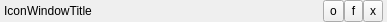
<?xml version="1.0" encoding="UTF-8"?>
<ui version="4.0">
 <class>CoreTitleBar</class>
 <widget class="QWidget" name="CoreTitleBar">
  <property name="geometry">
   <rect>
    <x>0</x>
    <y>0</y>
    <width>387</width>
    <height>22</height>
   </rect>
  </property>
  <property name="sizePolicy">
   <sizepolicy hsizetype="Expanding" vsizetype="Preferred">
    <horstretch>0</horstretch>
    <verstretch>0</verstretch>
   </sizepolicy>
  </property>
  <property name="minimumSize">
   <size>
    <width>0</width>
    <height>0</height>
   </size>
  </property>
  <property name="maximumSize">
   <size>
    <width>16777215</width>
    <height>16777215</height>
   </size>
  </property>
  <property name="focusPolicy">
   <enum>Qt::NoFocus</enum>
  </property>
  <property name="windowTitle">
   <string>CoreTitleBar</string>
  </property>
  <layout class="QHBoxLayout" name="horizontalLayout" stretch="0,0,0,0,0,0,0,0">
   <property name="spacing">
    <number>0</number>
   </property>
   <property name="leftMargin">
    <number>4</number>
   </property>
   <property name="topMargin">
    <number>0</number>
   </property>
   <property name="rightMargin">
    <number>4</number>
   </property>
   <property name="bottomMargin">
    <number>0</number>
   </property>
   <item>
    <widget class="QLabel" name="iconPlaceholder">
     <property name="text">
      <string>Icon</string>
     </property>
    </widget>
   </item>
   <item>
    <widget class="QLabel" name="titleLabel">
     <property name="enabled">
      <bool>true</bool>
     </property>
     <property name="contextMenuPolicy">
      <enum>Qt::DefaultContextMenu</enum>
     </property>
     <property name="text">
      <string>WindowTitle</string>
     </property>
     <property name="textFormat">
      <enum>Qt::RichText</enum>
     </property>
    </widget>
   </item>
   <item>
    <widget class="QFrame" name="leftToolbarPlaceholder">
     <property name="sizePolicy">
      <sizepolicy hsizetype="Preferred" vsizetype="Preferred">
       <horstretch>0</horstretch>
       <verstretch>0</verstretch>
      </sizepolicy>
     </property>
     <property name="minimumSize">
      <size>
       <width>0</width>
       <height>0</height>
      </size>
     </property>
     <property name="frameShape">
      <enum>QFrame::NoFrame</enum>
     </property>
     <property name="frameShadow">
      <enum>QFrame::Plain</enum>
     </property>
     <layout class="QHBoxLayout" name="horizontalLayout_5">
      <property name="spacing">
       <number>1</number>
      </property>
      <property name="leftMargin">
       <number>0</number>
      </property>
      <property name="topMargin">
       <number>0</number>
      </property>
      <property name="rightMargin">
       <number>0</number>
      </property>
      <property name="bottomMargin">
       <number>0</number>
      </property>
     </layout>
    </widget>
   </item>
   <item>
    <spacer name="horizontalSpacer">
     <property name="orientation">
      <enum>Qt::Horizontal</enum>
     </property>
     <property name="sizeHint" stdset="0">
      <size>
       <width>0</width>
       <height>0</height>
      </size>
     </property>
    </spacer>
   </item>
   <item>
    <widget class="QFrame" name="rightToolbarPlaceholder">
     <property name="sizePolicy">
      <sizepolicy hsizetype="Preferred" vsizetype="Preferred">
       <horstretch>0</horstretch>
       <verstretch>0</verstretch>
      </sizepolicy>
     </property>
     <property name="minimumSize">
      <size>
       <width>0</width>
       <height>0</height>
      </size>
     </property>
     <property name="layoutDirection">
      <enum>Qt::LeftToRight</enum>
     </property>
     <property name="frameShape">
      <enum>QFrame::NoFrame</enum>
     </property>
     <property name="frameShadow">
      <enum>QFrame::Plain</enum>
     </property>
     <layout class="QHBoxLayout" name="horizontalLayout_4">
      <property name="spacing">
       <number>1</number>
      </property>
      <property name="leftMargin">
       <number>0</number>
      </property>
      <property name="topMargin">
       <number>0</number>
      </property>
      <property name="rightMargin">
       <number>0</number>
      </property>
      <property name="bottomMargin">
       <number>0</number>
      </property>
     </layout>
    </widget>
   </item>
   <item>
    <widget class="QToolButton" name="buttonFloat">
     <property name="sizePolicy">
      <sizepolicy hsizetype="Preferred" vsizetype="Preferred">
       <horstretch>0</horstretch>
       <verstretch>0</verstretch>
      </sizepolicy>
     </property>
     <property name="maximumSize">
      <size>
       <width>16777215</width>
       <height>16777215</height>
      </size>
     </property>
     <property name="toolTip">
      <string>Dock | Undock</string>
     </property>
     <property name="styleSheet">
      <string notr="true"/>
     </property>
     <property name="text">
      <string>o</string>
     </property>
     <property name="iconSize">
      <size>
       <width>16</width>
       <height>16</height>
      </size>
     </property>
     <property name="arrowType">
      <enum>Qt::NoArrow</enum>
     </property>
    </widget>
   </item>
   <item>
    <widget class="QToolButton" name="buttonFullscreen">
     <property name="sizePolicy">
      <sizepolicy hsizetype="Preferred" vsizetype="Preferred">
       <horstretch>0</horstretch>
       <verstretch>0</verstretch>
      </sizepolicy>
     </property>
     <property name="text">
      <string>f</string>
     </property>
    </widget>
   </item>
   <item>
    <widget class="QToolButton" name="buttonClose">
     <property name="sizePolicy">
      <sizepolicy hsizetype="Preferred" vsizetype="Preferred">
       <horstretch>0</horstretch>
       <verstretch>0</verstretch>
      </sizepolicy>
     </property>
     <property name="maximumSize">
      <size>
       <width>16777215</width>
       <height>16777215</height>
      </size>
     </property>
     <property name="toolTip">
      <string>Close</string>
     </property>
     <property name="styleSheet">
      <string notr="true"/>
     </property>
     <property name="text">
      <string>x</string>
     </property>
     <property name="iconSize">
      <size>
       <width>16</width>
       <height>16</height>
      </size>
     </property>
    </widget>
   </item>
  </layout>
  <action name="actionClose">
   <property name="icon">
    <iconset resource="CoreIcons.qrc">
     <normaloff>:/coreUI/icons/x-alpha.png</normaloff>:/coreUI/icons/x-alpha.png</iconset>
   </property>
   <property name="text">
    <string>Close</string>
   </property>
   <property name="toolTip">
    <string>Close window</string>
   </property>
  </action>
  <action name="actionDock_Undock">
   <property name="checkable">
    <bool>true</bool>
   </property>
   <property name="icon">
    <iconset resource="CoreIcons.qrc">
     <normaloff>:/coreUI/icons/oddokowywanie.png</normaloff>
     <normalon>:/coreUI/icons/dokowanie.png</normalon>:/coreUI/icons/oddokowywanie.png</iconset>
   </property>
   <property name="text">
    <string>Dock/Undock</string>
   </property>
   <property name="toolTip">
    <string>Change widndow docking</string>
   </property>
  </action>
  <action name="actionFull_screen_Window">
   <property name="checkable">
    <bool>true</bool>
   </property>
   <property name="text">
    <string>Full screen/Window</string>
   </property>
   <property name="toolTip">
    <string>Toogles between full screen and window mode</string>
   </property>
  </action>
  <action name="actionToggle_visibility">
   <property name="checkable">
    <bool>true</bool>
   </property>
   <property name="text">
    <string>Toggle visibility</string>
   </property>
  </action>
 </widget>
 <resources>
  <include location="CoreIcons.qrc"/>
 </resources>
 <connections>
  <connection>
   <sender>actionDock_Undock</sender>
   <signal>toggled(bool)</signal>
   <receiver>CoreTitleBar</receiver>
   <slot>toggleFloating(bool)</slot>
   <hints>
    <hint type="sourcelabel">
     <x>-1</x>
     <y>-1</y>
    </hint>
    <hint type="destinationlabel">
     <x>193</x>
     <y>10</y>
    </hint>
   </hints>
  </connection>
  <connection>
   <sender>actionClose</sender>
   <signal>triggered()</signal>
   <receiver>CoreTitleBar</receiver>
   <slot>closeWindow()</slot>
   <hints>
    <hint type="sourcelabel">
     <x>-1</x>
     <y>-1</y>
    </hint>
    <hint type="destinationlabel">
     <x>193</x>
     <y>10</y>
    </hint>
   </hints>
  </connection>
  <connection>
   <sender>actionFull_screen_Window</sender>
   <signal>toggled(bool)</signal>
   <receiver>CoreTitleBar</receiver>
   <slot>toggleFullScreen(bool)</slot>
   <hints>
    <hint type="sourcelabel">
     <x>-1</x>
     <y>-1</y>
    </hint>
    <hint type="destinationlabel">
     <x>193</x>
     <y>10</y>
    </hint>
   </hints>
  </connection>
  <connection>
   <sender>actionToggle_visibility</sender>
   <signal>toggled(bool)</signal>
   <receiver>CoreTitleBar</receiver>
   <slot>toggleVisibility(bool)</slot>
   <hints>
    <hint type="sourcelabel">
     <x>-1</x>
     <y>-1</y>
    </hint>
    <hint type="destinationlabel">
     <x>193</x>
     <y>10</y>
    </hint>
   </hints>
  </connection>
 </connections>
 <slots>
  <slot>toggleFloating(bool)</slot>
  <slot>closeWindow()</slot>
  <slot>toggleFullScreen(bool)</slot>
  <slot>toggleVisibility(bool)</slot>
 </slots>
</ui>
